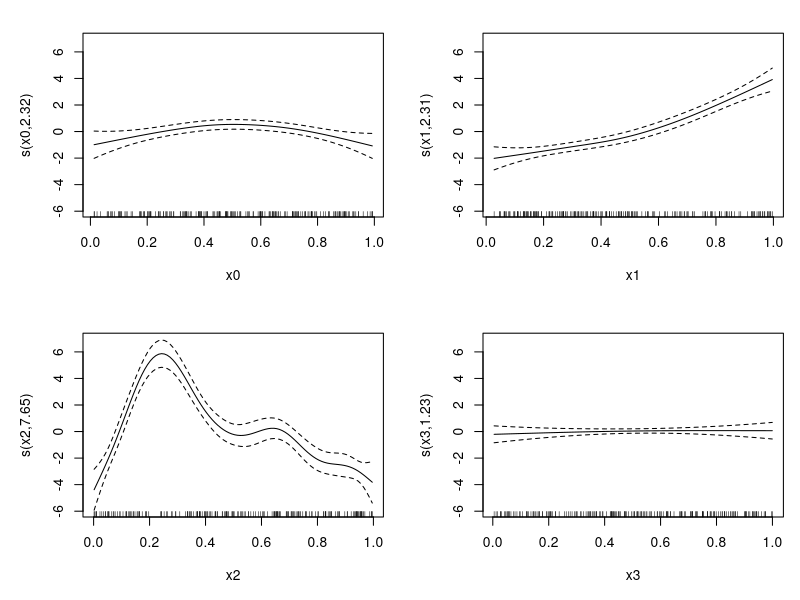

Source code (R): (Note: this script raises an error after producing the figure.)
library(mgcv)
set.seed(0)

# Simulate data for the first model (Gaussian family)
dat <- gamSim(1, n=200, scale=2)

# Fit a basic GAM model (Gaussian family)
b <- gam(y ~ s(x0) + s(x1) + s(x2) + s(x3), data=dat)
plot(b, pages=1)
summary(b)

# Simulate data for a Gamma family model
dat <- gamSim(1, n=400, dist="normal", scale=1)
dat$f <- dat$f / 4  # Scale true linear predictor
Ey <- exp(dat$f)
scale <- 0.5  # Mean and GLM scale parameter
dat$y <- rgamma(Ey*0, shape=1/scale, scale=Ey*scale)

# Fit a GAM with Gamma family and log link
bg <- gam(y ~ s(x0) + s(x1) + s(x2) + s(x3), family=Gamma(link=log), data=dat, method="REML")

# Output the main summary with more detailed information
cat("\n### Model Summary ###\n")
summary(bg)

# 1. Extract and display additional model information

# Adjusted R-squared and Deviance explained
cat("\nAdjusted R-squared:", summary(bg)$r.sq, "\n")
cat("Deviance explained:", summary(bg)$dev.expl, "\n")

# AIC and BIC for model comparison
cat("AIC:", AIC(bg), "\n")
cat("BIC:", BIC(bg), "\n")

# GCV/UBRE score for the model
cat("GCV/UBRE score:", summary(bg)$gcv.ubre, "\n")

# Smoothing parameters used in the model
cat("\nSmoothing parameters:\n")
print(bg$sp)

# Manually calculate the 5-point summary of the residuals
cat("\nResiduals Summary (5-point summary):\n")
residuals_bg <- residuals(bg)
print(quantile(residuals_bg, probs=c(0, 0.25, 0.5, 0.75, 1)))

# Display the estimated degrees of freedom (EDF) for each smooth term
cat("\nEffective Degrees of Freedom (EDF) for smooth terms:\n")
print(summary(bg)$edf)

# Display REML/ML score (use REML score for REML fit)
cat("\nREML Score:\n")
print(bg$reml)

# Confidence intervals for parametric coefficients using Bayesian posterior covariance
cat("\nConfidence Intervals for Parametric Coefficients:\n")
print(confint(bg, parm="all", level=0.95))

# Extracting deviance residuals for checking
cat("\nDeviance Residuals (5-point summary):\n")
deviance_res <- deviance(bg)
print(deviance_res)

# Convergence information
cat("\nConvergence Information:\n")
print(bg$converged)

# Number of iterations during model fitting
cat("\nNumber of iterations:\n")
print(bg$iter)
